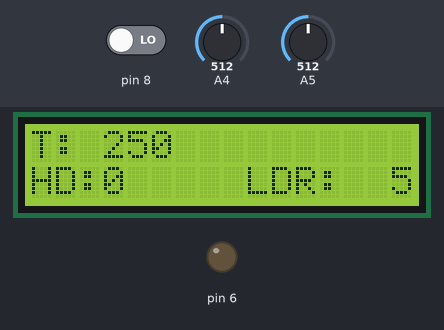
This sketch was run on a simulated Arduino Uno, built with avr-gcc and run on an emulated ATmega328P. On the bench: 16×2 character LCD, output pins drawn as LEDs (lit = HIGH). The test bench sets the inputs (shaded band); at power-on: A4 = 512, A5 = 512, pin 8 LOW.

Above: at 1.2 s.
1.3 s: A4 set to 216
At 2.2 s:
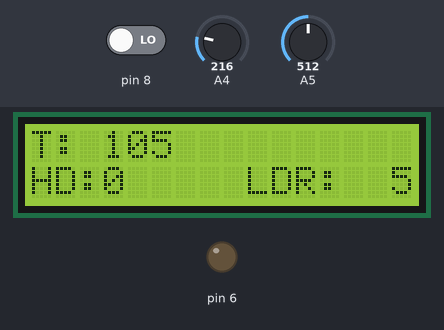
2.8 s: A4 set to 197
At 3.3 s:
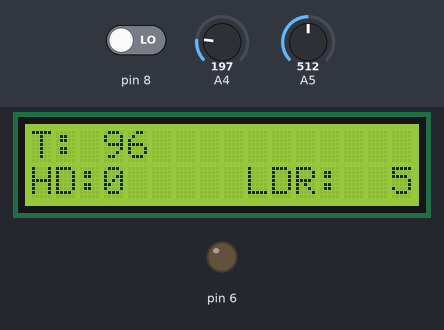
4.3 s: A5 set to 106
At 5.5 s:
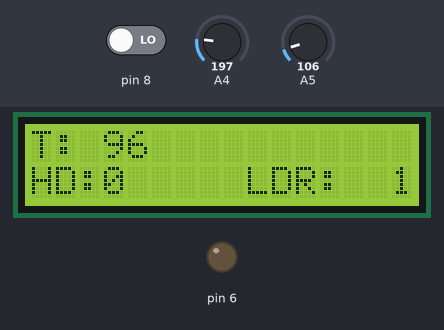
5.8 s: A5 set to 88
At 6.8 s:
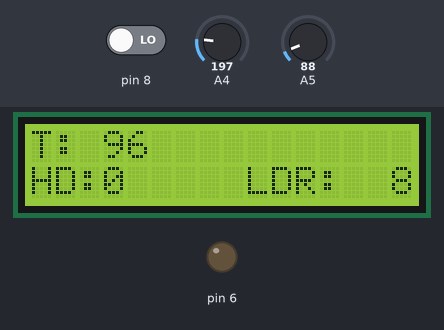
7.3 s: A5 set to 0
8.8 s: A4 set to 306
At 10.2 s:
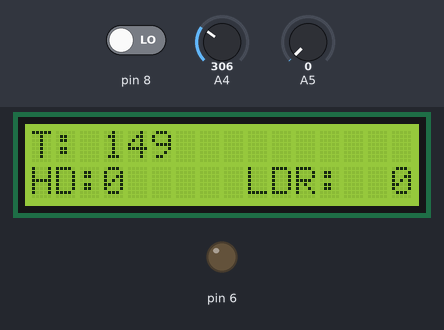
Timing chart, 0 to 11.3 s (numbered marks = the images above; inputs shaded):
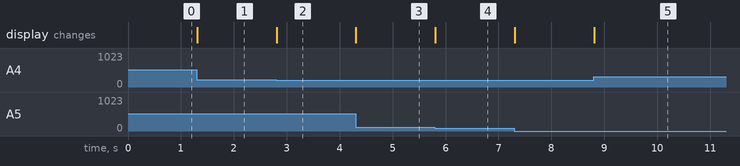

Measured:
- the behaviour switches between 205 and 204 on A4 (found by bisection; images 1 and 2)
- the behaviour switches between 100 and 99 on A5 (found by bisection; images 3 and 4)
- after the input at 1.3 s, the display: changes at once (image 1)
- after the input at 2.8 s, the display: changes at once (image 2)
- after the input at 4.3 s, the display: changes at once (image 3)
- after the input at 5.8 s, the display: changes at once (image 4)
- after the input at 8.8 s, the display: changes at once (image 5)

The sketch:

copy_of_automatic_light_control_1__2_.ino
```cpp
#include<LiquidCrystal.h>

LiquidCrystal lcd(12, 11, 5, 4, 3, 2);
int x,y,t ;
void setup ()
{
  pinMode( 8, INPUT);
  pinMode( 2, OUTPUT);
  pinMode( 6, OUTPUT);
  pinMode( A5, INPUT);
  pinMode( A4, INPUT);
  lcd.begin(16, 2);
  Serial.begin(9600);
}
void loop ()
{
  x= digitalRead(8);
  y= analogRead(A5);
  t= analogRead(A4);
  t= (t*5)/1.024;
  t= t/10;
  lcd.setCursor(0,0);
  lcd.print("T: ");//T=Temperature
  lcd.println(t);
  lcd.setCursor(0,1);
  lcd.print("HD:"); //HD= human detected 0= yes 1= no
  lcd.println(x);
  lcd.print("   LDR:  ");// Milivolt trough LDr
  lcd.println(y);

  if (x<1)
  {
    digitalWrite(6,0);
    digitalWrite(2,0);

  }
  else
  {
    if ((y<550) && (t>32))
    {
      {digitalWrite(6,1);
       digitalWrite(2,1);}
      delay(4000);

    }

    else
    {
     	 if ((y>550) && (t>32))
    	{
           {digitalWrite(6,0);
            digitalWrite(2,1);}
           delay(4000);

    	}

      		else
    		{
      			if ((y<550) && (t<32))
    			{
                  {digitalWrite(6,1);
                   digitalWrite(2,0);}
                  delay(4000);

    			}

        			else
        			{
                      {digitalWrite(6,0);
                       digitalWrite(2,0);}
                      delay(1000);
        			}
            }
    }


  }
}


  
```
